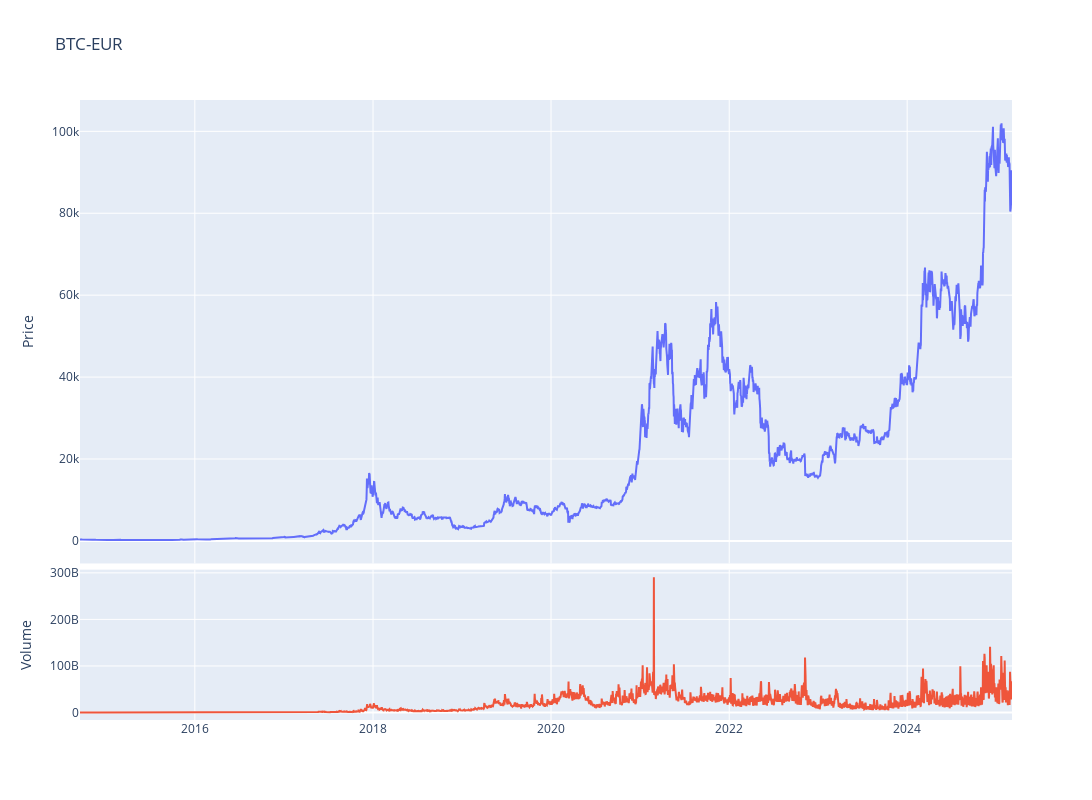

Here is the notebook cell this chart was saved with:
### Code cell
fig = make_subplots(rows=4, cols=1,shared_xaxes=True,vertical_spacing=0.01,specs=[[{'rowspan':3,'colspan':1}],[None],[None],[{'rowspan':1,'colspan':1}]])

# Graph (1,1)
fig.add_trace(go.Scatter(x=stock_ticker.index,y=stock_ticker['Adj Close'],mode="lines",name=f"{ticker}"),row=1, col=1)
# Update xaxis properties
fig.update_yaxes(title_text="Price", row=1, col=1)

# Graph (4,1)
fig.add_trace(go.Scatter(x=stock_ticker.index,y=stock_ticker['Volume'],mode="lines",name='Volume'),row=4, col=1)
fig.update_yaxes(title_text="Volume", row=4, col=1)

fig.update_layout(height=800, width=1300,showlegend=False,title=f"{ticker}")

fig.show()

### Figure 1 — Plotly figure (JSON) as saved in the notebook; plotly's stock layout.template omitted (floating-point values rounded to 4 significant figures; data arrays with more than 128 entries replaced by an {"elided": "..."} marker saying what was removed)
{"data": [{"mode": "lines", "name": "BTC-EUR", "type": "scatter", "x": {"elided": "3824 str values"}, "xaxis": "x", "y": {"elided": "3824 float values"}, "yaxis": "y"}, {"mode": "lines", "name": "Volume", "type": "scatter", "x": {"elided": "3824 str values"}, "xaxis": "x2", "y": {"elided": "3824 int values"}, "yaxis": "y2"}], "layout": {"height": 800, "showlegend": false, "title": {"text": "BTC-EUR"}, "width": 1300, "xaxis": {"anchor": "y", "domain": [0, 1], "matches": "x2", "showticklabels": false}, "xaxis2": {"anchor": "y2", "domain": [0, 1]}, "yaxis": {"anchor": "x", "domain": [0.2525, 1], "title": {"text": "Price"}}, "yaxis2": {"anchor": "x2", "domain": [0, 0.2425], "title": {"text": "Volume"}}}}
